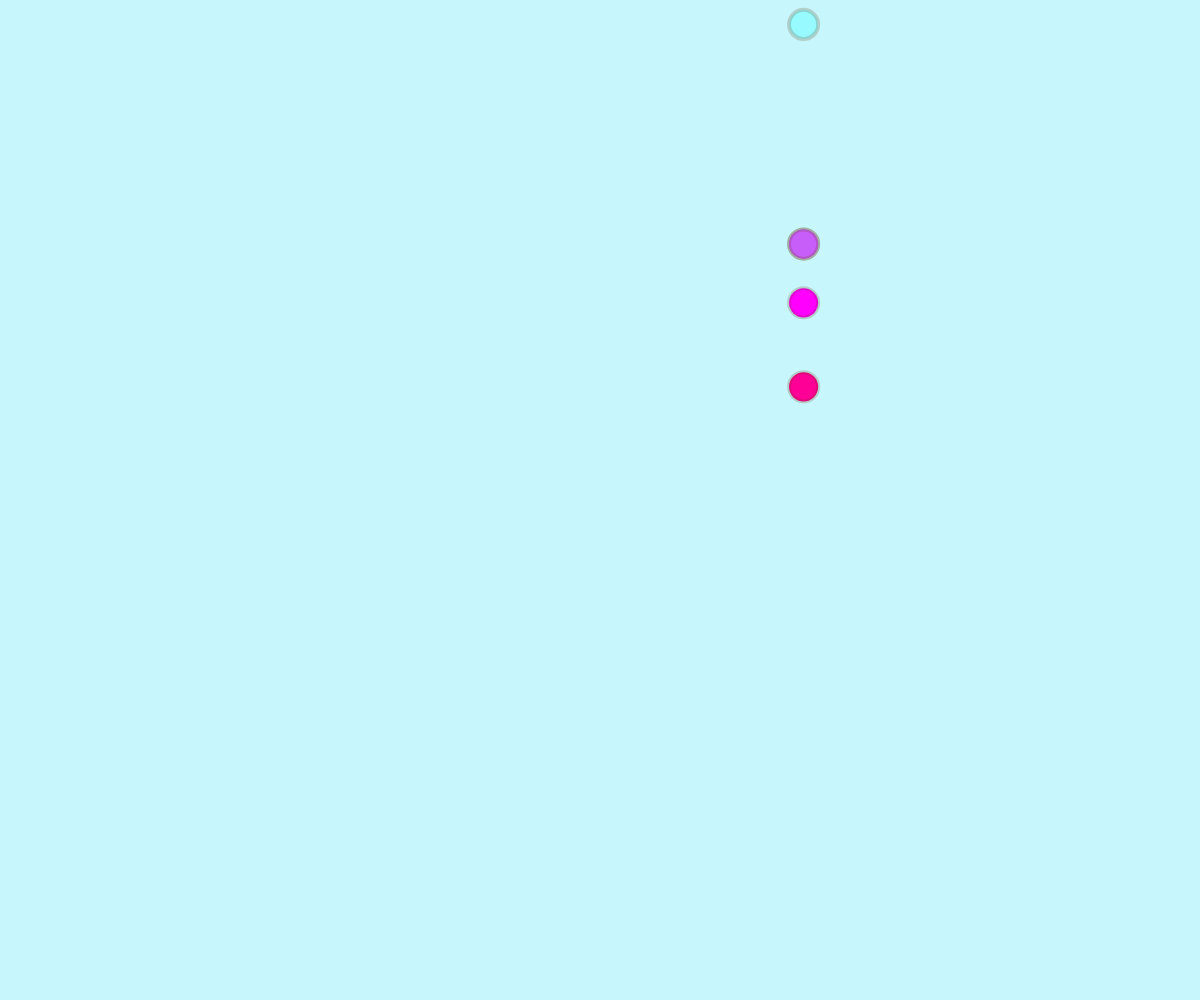
Frame 1 (no input)
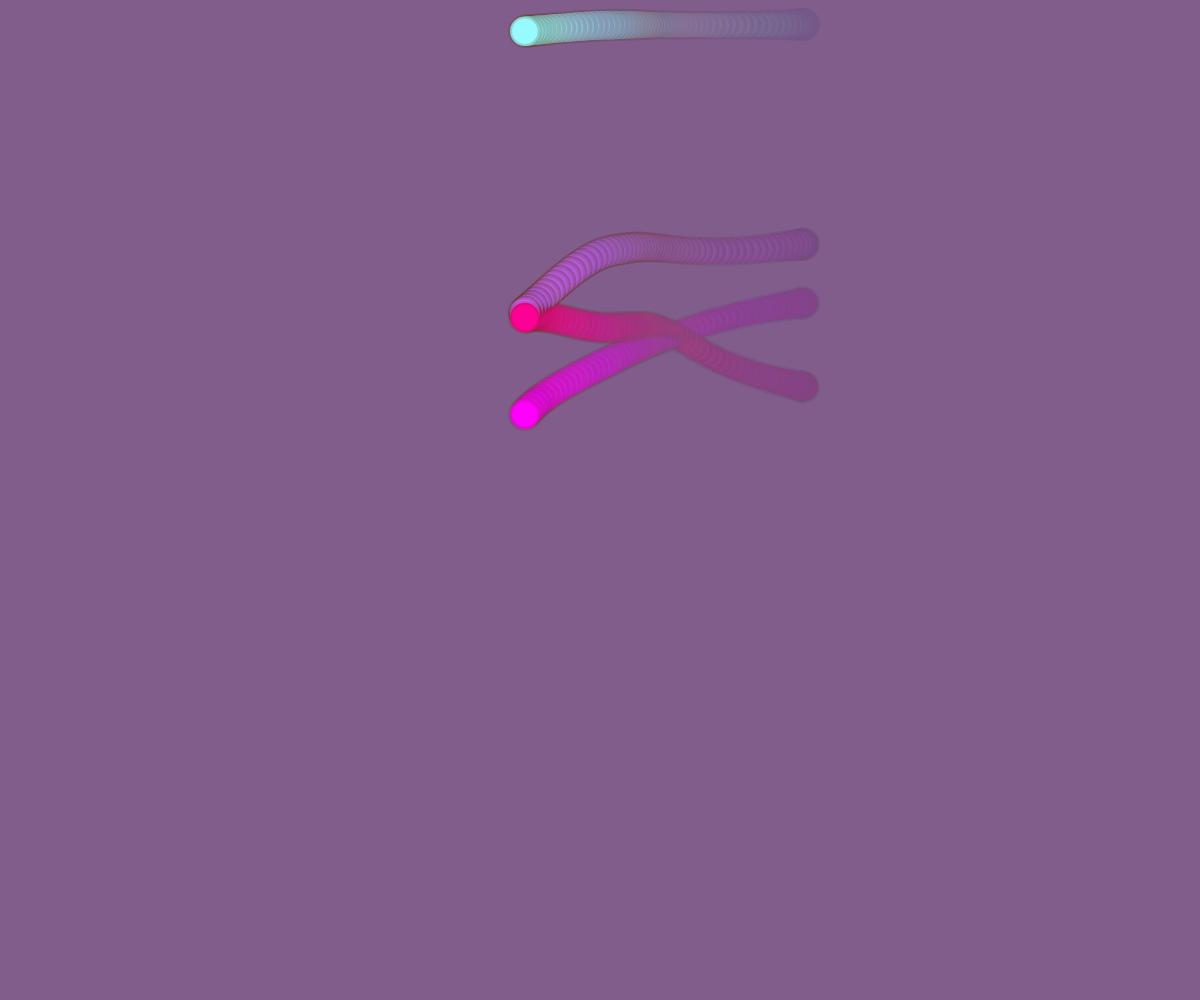
Frame 60 (no input)
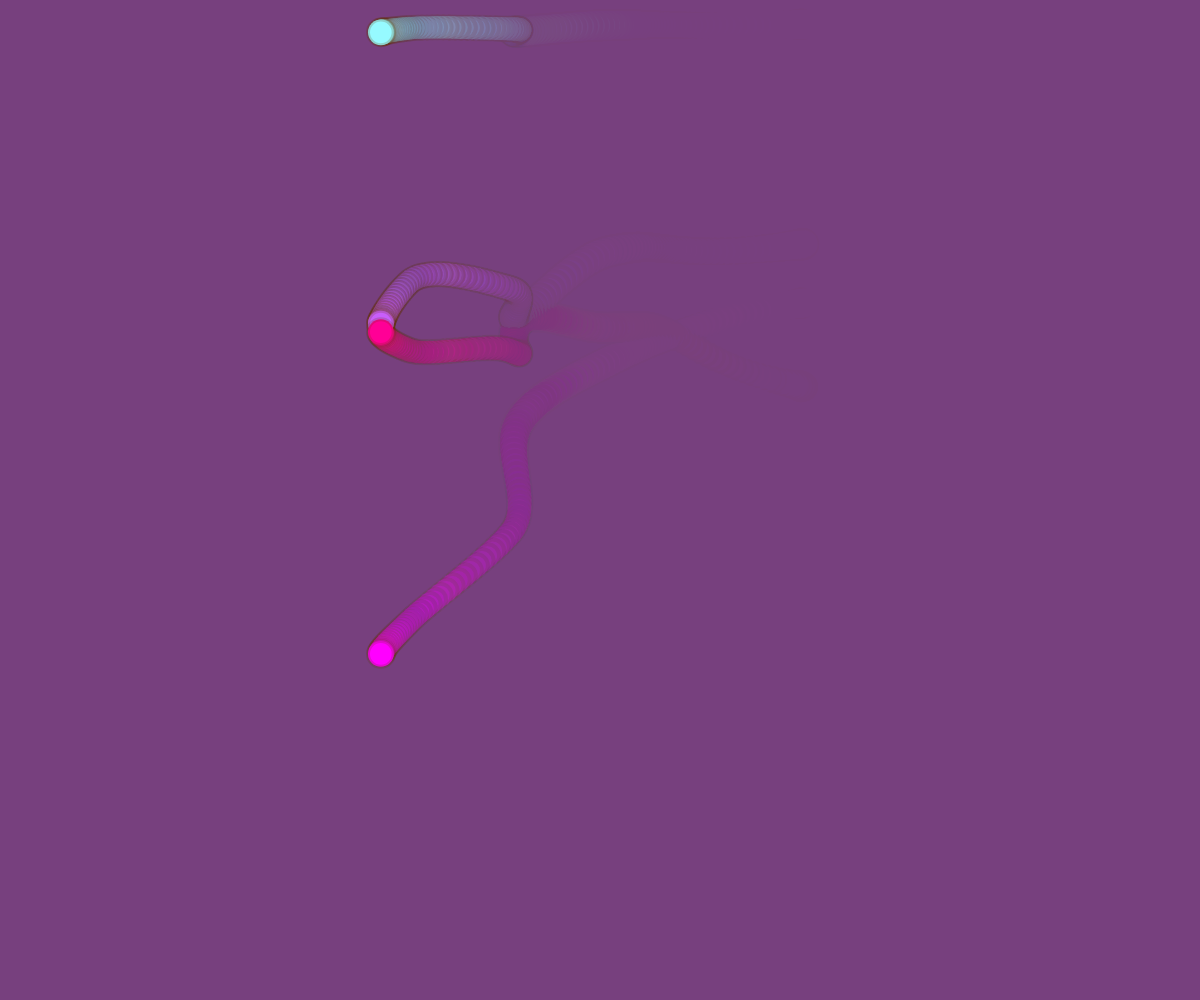
Frame 120 (the mouse pressed at the canvas centre since frame 60)

The p5.js sketch that drew these frames (run headless with seeded random() and noise() and a simulated clock; from frame 60 on, the mouse is pressed at the canvas centre):

// p5.js sketch
// ── sketch.js

let noiseTime = 0;
let noiseTam = 10;




function setup() {
  createCanvas(windowWidth, windowHeight);

  background(200, 350, 350);
}

function draw() {
  // background(255);
  background(random(250), random(150), random(250), 10);
  let posX1 = map(noise(noiseTime), 0, 1, 0, windowWidth);
  let posY1 = map(noise(noiseTime + 100), 0, 1, 0, windowHeight);
  let posX2 = map(noise(noiseTime), 0, 1, 0, windowWidth);
  let posY2 = map(noise(noiseTime + 100), 0, 1, 0, windowHeight);
  let posX3 = map(noise(noiseTime), 0, 1, 0, windowWidth);
  let posY3 = map(noise(noiseTime + 300), 0, 1, 0, windowHeight);
  let posX4 = map(noise(noiseTime), 0, 1, 0, windowWidth);
  let posY4 = map(noise(noiseTime + 400), 0, 1, 0, windowHeight);
  let posX5 = map(noise(noiseTime), 0, 1, 0, windowWidth);
  let posY5 = map(noise(noiseTime + 100), 0, 10, 0, windowHeight);





  let tam1 = map(noise(noiseTam), 0, 1, 50, 5);
  let tam2 = map(noise(noiseTam), 0, 1, 50, 5);
  let tam3 = map(noise(noiseTam), 0, 1, 50, 5);
  let tam4 = map(noise(noiseTam), 0, 1, 50, 5);
  let tam5 = map(noise(noiseTam), 0, 1, 50, 5);



  noiseTime += 0.006;
  noiseTam += 0.01;





  fill(200, 94, 250);
  stroke(100, 50, 0, 50);
  strokeWeight(4);
  circle(posX1, posY1, tam1);
  fill(200, 94, 250);
  circle(posX2, posY2, tam2);
  fill(300, 0, 300);
  circle(posX3, posY3, tam3);
  fill(350, 0, 150);
  circle(posX4, posY4, tam4);
  fill(150, 250, 550);
  circle(posX5, posY5, tam5);
  fill(250, 250, 550);

}
